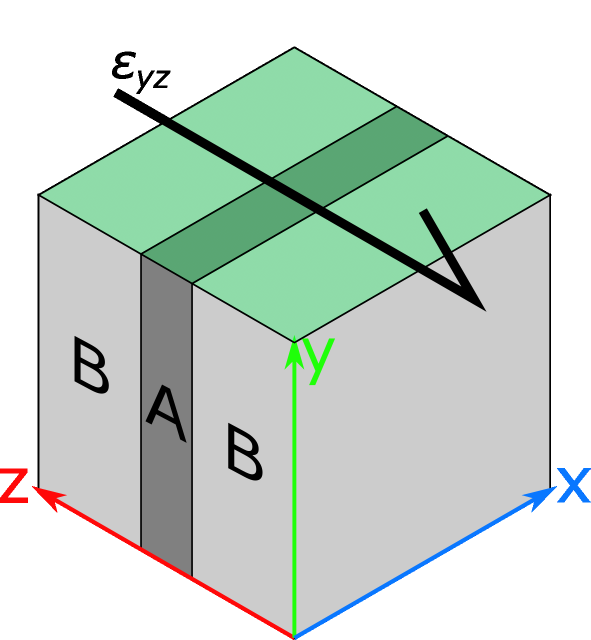
#> input picture coordinates.png, 1181 x 1279 px (shown at 1/2 size)
$ jupyter execute --allow-errors Appendix1.ipynb   (shell and % lines are left out)
#> lines starting #> are read from the running program, lines starting #| are printed output that depends on the picture
[cell 1]
import numpy as np
import matplotlib as mpl
import matplotlib.pyplot as plt
import pandas as pd
# import seaborn as sns
import joblib

[cell 2]
import warnings
warnings.simplefilter(action='ignore', category=FutureWarning)

[cell 3]
#setup figure styles
plt.style.use(['default'])
mpl.rcParams['font.size'] = 18
mpl.rcParams['figure.titleweight'] = 'bold'
mpl.rcParams['savefig.dpi'] = 350
mpl.rcParams['axes.spines.bottom'] = True
mpl.rcParams['axes.spines.left'] = True
mpl.rcParams['axes.spines.right'] = True
mpl.rcParams['axes.spines.top'] = True
plt.rcParams["axes.edgecolor"] = "black"
plt.rcParams["axes.linewidth"] = 2
dipcmap = plt.get_cmap("RdYlGn_r")

In this notebook we load and then upscale the Schmidt hammer and literature data for strong (basaltic dyke) and weak (pyroclastic tuffs and volcanic breccia) host rock lithologies.

### 1. Schmidt hammer data
First, we load our schmidt hammer dataset and convert these to estimated stiffness (E) and unconfined compressive strength (UCS).

#> (a cell that did not finish here is left out)

[cell 5]
plt.figure(figsize=(20,8))
#> (the rest of this cell did not finish here and is left out)

Using the empirical relationship defined by by [Dincer et al., 2004](https://link.springer.com/article/10.1007/s10064-004-0230-0) using data for volcanic rocks (basalt, andesite and tuff) we can derive rough estimates for E and UCS:

$$
E = 0.47N - 6.25 \quad (R^2 = 0.85)
$$

$$
UCS = 2.75N-36.83 \quad (R^2 = 0.95)
$$

Note though that these estimates are not statistically independent (as they are both linear transforms of the same rebound measurements), limiting their usefulness for our purpose (comparing ratios of stiffness and strength).

#> (a cell that did not finish here is left out)

[cell 7]
fig,ax = plt.subplots(1,2,figsize=(20,8))
#> (the rest of this cell did not finish here and is left out)

### 2. Literature data

Given the limitations of the Schmidt hammer data (statistical dependance and errors associated with the empirical correlation), we also use data derived from uniaxial compressive tests by [](), [Seisdedos et al., 2012](https://digital.csic.es/bitstream/10261/276872/1/geological_geomechanical_models_2012.pdf) and [Potro & Hürlimann, 2008](https://www.sciencedirect.com/science/article/abs/pii/S0013795207002475).

#> (a cell that did not finish here is left out)

[cell 9]
fig,ax = plt.subplots(1,2,figsize=(20,8))
#> (the rest of this cell did not finish here and is left out)

#> (a cell that did not finish here is left out)

### 3. Upscaling

Finally, we use the empirical Hoek-Brown and Hoek-Diederichs equations to scale the intact rock properties above to fractured rock mass properties, based on the geological strength index (GSI).

As the basaltic dykes are generally crosscut by cooling and/or margin-parallel joints, we give them a GSI of 65. Published values for GSI in tuffs vary significantly (from ~20 to ~80), but we consider the Tuff's on La Palma to be generally quite intact rock masses (they are welded and crosscut by sparse joints): hence we use a GSI of 75 for these.

The Hoek-Brown equation also requries a fitting parameter (*mb*), which we set as 10 for the tuff and 25 for the dykes, following [Potro & Hürlimann, 2008](https://www.sciencedirect.com/science/article/abs/pii/S0013795207002475).

[cell 11]
# Hoek-Brown parameteres for intact basalt (dyke) and pyroclastic rock (host) from Potro and Hurlimann 2008
host_GSI = 75
dyke_GSI = 65
host_mi = 10
dyke_mi = 25

# rough density (for estimating stress at depth)
rho = 2500
z = 500 # depth in m
S1 = (rho * 9.8 * z) / 1e6
S3 = ( (rho * 9.8 * z) / 3) / 1e6 # horizontal stress at depth is ~ 1/3rd of vertical stress
print('Lithostatic Vertical stress is: ', S1, ' MPa')
print('Lithostatic horizontal stress is: ', S3, ' MPa')

[cell 12]
def hoek_brown( S3, ucs, E, mi, GSI, v=0.25 ):
    """
    Compute failure stress (S1) and effective shear modulus (G_m) for a given rock-mass.
    """
    mb = mi * np.exp((GSI-100)/28)
    s = np.exp((GSI-100)/9)
    a = (1/2.) + (1/6.)*(np.exp(-GSI/15) - np.exp(-20/3))

    # compute maximum principal stress (S1) at failure following Hoek Brown
    S1 = S3+ucs*(mb*(S3/ucs)+s)**a
    t_max = 0.5 * (S1 - S3) # compute maximum shear stress at failure (shear strength)

    # compute scaled elastic properties [Hoek-Diederichs equation]
    E = E*(0.02+(1/(1+np.exp((60-GSI)/11))))
    G = 0.5 * (E / (1+v) )

    # convert t
    # return S1, E
    return t_max, G

Do the upscaling and report for representative host and dyke values and print results, assuming 500 m depth heights.

[cell 13]
# apply to in-situ test data from Heap et al.,
# for basalts (dykes)
G_rm = []
S_rm = []
#> (the rest of this cell did not finish here and is left out)

[cell 14]
# apply to estimates for La Palma from literature review (c.f. Table 1)
dyke_UCS = 121
dyke_E = 20

host_UCS = 18
host_E = 4

dyke_s_rm, dyke_G_rm = hoek_brown( S3, dyke_UCS, dyke_E, dyke_mi, dyke_GSI )
print("Scaled dyke properties: ")
print("  Shear modulus (G): %.1f GPa" % dyke_G_rm)
print("  Max shear stress at failure @ %d m: %.1f MPa" % (z,dyke_s_rm))

print("\n\t\t---\n")

host_s_rm, host_G_rm = hoek_brown( S3, host_UCS, host_E, host_mi, host_GSI )
print("Scaled host properties: ")
print("  Shear modulus (E): %.1f GPa" % host_G_rm)
print("  Max shear stress at failure @ %d m: %.1f MPa" % (z,host_s_rm))

print("\n\t\t---\n")


# compute and print rock-mass criticality at La Palma
host_S_rm, host_G_rm = hoek_brown(S3, host_UCS, host_E, host_mi, host_GSI)
dyke_S_rm, dyke_G_rm = hoek_brown(S3, dyke_UCS, dyke_E, dyke_mi, dyke_GSI)

criticality_coeff = (host_S_rm / dyke_S_rm) - (host_G_rm / dyke_G_rm)
print("Hoyo Verde rock-mass criticality: ", criticality_coeff)

### 4. Criticality

Now that we have estimates of shear strength and shear stiffness for dyke and host-rock lithologies we can explore the plausible range of criticality coefficients.

[cell 15]
# randomly sample pairs of host and dyke properties
np.random.seed(42)
#> (the rest of this cell did not finish here and is left out)

Note that dyke estimates from [Thiele et al., (2020)](https://www.nature.com/articles/s41598-020-74361-w) indicate that the fractured dykes observed at Hoyo Verde occupy ~5% of the rock mass, meaning the rock mass there is expected to be in or close to the dyke-critical regime. Note also the significant uncertainty the results when scaling from intact properties to rock-mass estimates.

In the following we reproduce the above plot for Fig. 2 in the paper.

[cell 16]
fig,ax = plt.subplots(1,2,figsize=(20,10))
ax0,ax1 = ax

##########################################
##### a - Coordinate system #########
##########################################
img = plt.imread("coordinates.png")
#> img is the input picture: shape (1279, 1181, 3) float32; mean R, G, B 0.784, 0.84, 0.802
ax0.imshow(img)
ax0.set_title(" a. Model geometry",loc = 'left')
ax0.set_xticks([])
ax0.set_yticks([])
ax0.axis('off')

###########################################
# b - Strength ratio vs elastic ratio
###########################################
ax1.set_title(" b. Strength ratio vs stiffness ratio",loc = 'left')

#plot main domain boundaries
ax1.plot([0,1],[0,1],color='k', zorder=1)
ax1.fill([0,1,0,0],[0,1,1,0], color='red',alpha=0.1, zorder=0) # A-first domain
ax1.fill([0,1,1,0],[0,1,0,0], color='blue',alpha=0.1, zorder=0) # B-first domain

# plot (upper) boundaries of the 'dyke critical' zone at different dyke fractions
ax1.plot([0.0,1.0],[0.05,1.05],color='k', ls='-.', label='Dyke critical (f=0.05)', zorder=1)
ax1.fill([0,1,1,0],[0,1,1.05,0.05], color='r', alpha=0.1, zorder=0)
ax1.plot([0.0,1.0],[0.1,1.1],color='k', ls='--', label='Dyke critical (f=0.1)', zorder=1)
ax1.fill([0,1,1,0],[0,1,1.1,0.1], color='r', alpha=0.1, zorder=0 )
ax1.plot([0.0,1.0],[0.2,1.2],color='k', ls=':', label='Dyke critical (f=0.2)', zorder=1)
ax1.fill([0,1,1,0],[0,1,1.2,0.2], color='r', alpha=0.1, zorder=0)

# plot UCS test data
#> (the rest of this cell did not finish here and is left out)

#### 4. Validation

These theoretical predictions were partially validated by conducting a series of numerical compression tests in the Irazu FEM-DEM simulation software. The resulting stress-strain curves are plotted below for reference.

[cell 17]
path = "irazu_models"

[cell 18]
#setup figure
fig = plt.figure(figsize=(15,10))
ax2 = plt.subplot2grid((4, 2), (0, 0) ) #curve A
ax3 = plt.subplot2grid((4, 2), (1, 0) ) #curve B
ax4 = plt.subplot2grid((4, 2), (2, 0) ) #curve C
ax5 = plt.subplot2grid((4, 2), (3, 0) ) #curve D
ax6 = plt.subplot2grid((4, 2), (0, 1) ) #curve A
ax7 = plt.subplot2grid((4, 2), (1, 1) ) #curve B
ax8 = plt.subplot2grid((4, 2), (2, 1) ) #curve C
ax9 = plt.subplot2grid((4, 2), (3, 1) ) #curve D

#load and plot loading curves
#> (the rest of this cell did not finish here and is left out)

#### 5. Linear-elastic fibre-bundle models

Fibre bundle models (FBMs) can be used to explore the failure of materials with stochastically distributed weakenesses, and can reproduce some of the non-linear weakening characteristics of real materials.

In the following we implement several different FBMs to characterise the stress - strain relationship of different dyke - hostrock composites under imposed shear stress.

[cell 19]
class FBM( object ):
    """
    A class for constructing, running and storing results from
    FBM models of dyke-host composite materials.
    """

    def __init__( self, dyke_props, host_props, f=0.1, N=10000, seed=42 ):
        """
        Construct a 2-component stress-controlled fiber bundle model assuming linear-elastic behaviour
        and a mohr-coulomb failure envelope. Exponent **a** allows fibers to have residual stiffness
        (if it is > 0). All units are in Pa.

        **Arguments**:
         - dyke_props = a dictionary containing the dyke properties.
         - host_props = a dictionary containing the host properties.
         - f = the volume fraction of dykes.
         - N = the number of fibres in the bundle.
        """

        # store params
        self.dyke_props = dyke_props
        self.host_props = host_props
        self.N = N
        self.nA = nA = int(N*f)
        self.f = f

        # get material constants
        self.G_A = G_A = dyke_props['G'] # shear stiffness
        self.G_B = G_B = host_props['G']
        self.T_A = T_A = dyke_props['tcrit'] # shear strength
        self.T_B = T_B = host_props['tcrit']
        self.a_A = a_A = dyke_props.get('a',0) # residual (post-failure) strength fraction
        self.a_B = a_B = host_props.get('a',0)


        #generate (initial) stiffness population
        self.G0 = np.hstack([  [G_A]*nA, #A-type fibers
                         [G_B]*(N-nA)])  #B-type fibers


        # generate critical shear stress (strength) population
        self.strength = np.hstack([  [T_A]*nA, #A-type fibers
                                     [T_B]*(N-nA)])  #B-type fibers


        # add random component to stiffness and strength of dykes & host rock
        # (following Weibull distribution with specified shape parameter)
        np.random.seed(seed)
        fA = np.random.weibull( dyke_props['k'], size=nA)
        fB = np.random.weibull( host_props['k'], size=(N-nA))
        self.strength[:nA] *= fA
        self.strength[nA:] *= fB


    # [75 lines left out: function run, not called in this run]

[cell 20]
# define material properties for our host fibers
host = dict( G = host_G_rm * 1e9, # shear stiffness
             tcrit = host_S_rm * 1e6, # peak shear stress (shear stress at failure)
             a=0.0, # residual (post-failure) stiffness, as a fraction of G
             k=10, # Weibull distribution shape parameter
              )  # Weibull distribution scale parameter)

# define material properties for our dyke fibers at each of the target stiffness ratios
# (one relatively compliant, one our best guess, and one more stiff )
offs = [-0.2, 0., 0.2 ]
gr = host_G_rm / dyke_G_rm # best guess stiffness ratio
dyke = [ dict( G = (host_G_rm/(gr+o)) * 1e9,  # shear stiffness
               tcrit = dyke_S_rm * 1e6, # peak shear stress (shear stress at failure)
               a=0.0, # residual (post-failure) stiffness, as a fraction of G
               k=10, # Weibull distribution shape parameter
                ) for o in offs ] # Weibull distribution scale parameter

[cell 21]
dyke[2]['G'] /  1e9

[cell 22]
dyke_G_rm

[cell 23]
# construct and evaluate models?
recalculate = False

# number of fibres in the model. Large numbers give more accurate results (especially re. power law relations)
# but are computationally more expensive
nf = 5000000
control = FBM( dyke[0], host, f=0.0, N=nf )

df = [0.05, 0.1, 0.15]
fbm = [[FBM(d, host, f=f, N=nf) for f in df] for d in dyke]

# run control model
#> (the rest of this cell did not finish here and is left out)

Plot, as an example, the property distribution of the first (dyke critical) and final (host critical) model

[cell 24]
fig,ax = plt.subplots(2,3,figsize=(20,10))

for i,m in enumerate([fbm[0][-1], fbm[-1][-1]]):
    ax[i,0].hist(m.G0[:m.nA] / 1e9, bins=25, density=True, label='dyke', color='orange', alpha=0.75,
                 range=( np.min(m.G0)*0.9/1e9, np.max(m.G0)*1.1/1e9))
    ax[i,0].hist(m.G0[m.nA:] / 1e9, bins=25, density=True, label='host', color='gray', alpha=0.75,
                range=( np.min(m.G0)*0.9/1e9,np.max(m.G0)*1.1/1e9))
    ax[i,0].set_xlabel("Shear stiffness (GPa)")
    ax[i,0].legend()

    ax[i,1].hist(m.strength[:m.nA] / 1e6, bins=100, density=True, label='dyke', color='orange', alpha=0.75)
    ax[i,1].hist(m.strength[m.nA:] / 1e6, bins=100, density=True, label='host', color='gray', alpha=0.75)
    ax[i,1].set_xlabel("Shear strength (MPa)")

    fstrain = m.strength / m.G0
    ax[i,2].hist(100*fstrain[:m.nA], bins=100, density=True, label='dyke', color='orange', alpha=0.75)
    ax[i,2].hist(100*fstrain[m.nA:], bins=100, density=True, label='host', color='gray', alpha=0.75)
    ax[i,2].set_xlabel("Critical strain (%)")

ax[0,0].set_title("a. Dyke-first domain", loc='left')
ax[1,0].set_title("b. Host-first domain", loc='left')
for a in ax.ravel():
    a.set_yticks([])

fig.tight_layout()
fig.show()
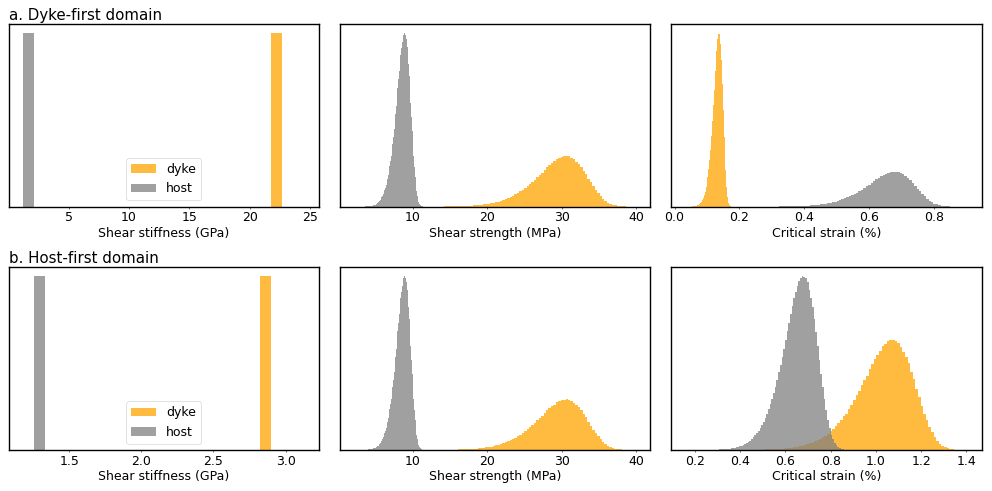
#> figure drawn by matplotlib, 6 panels
